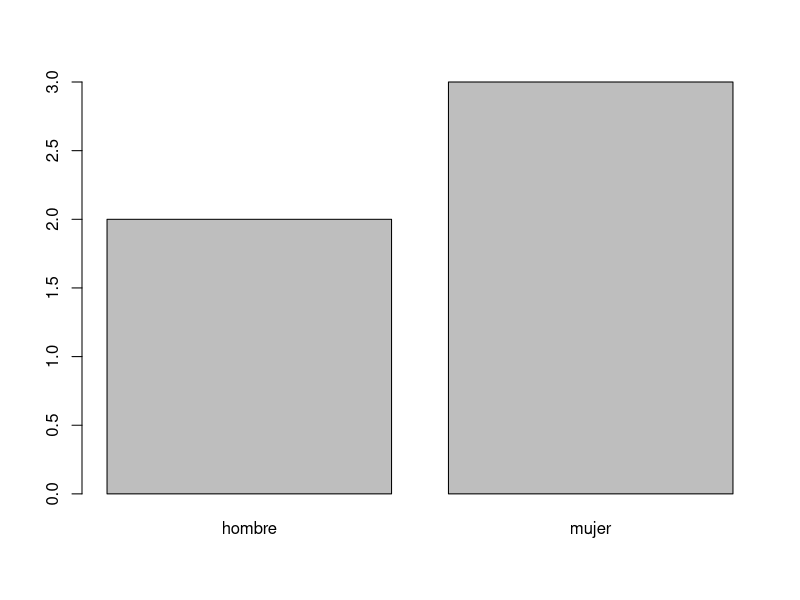
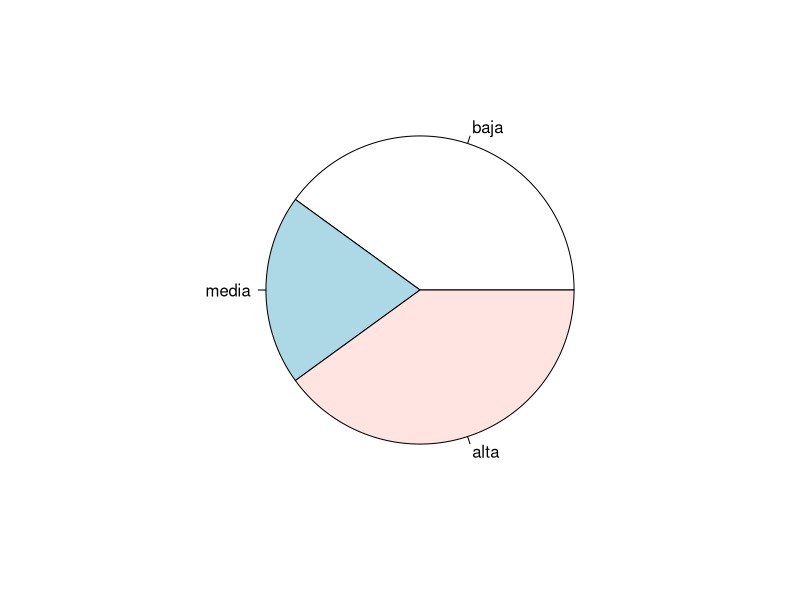
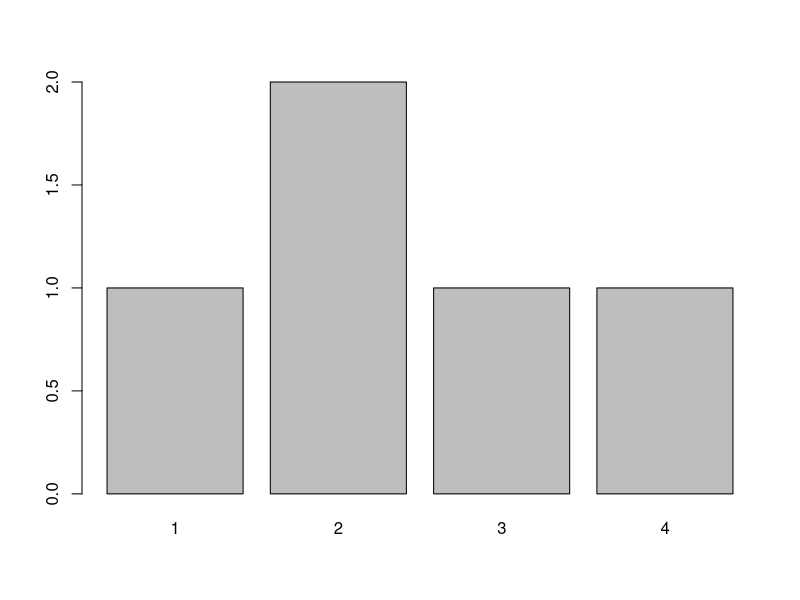
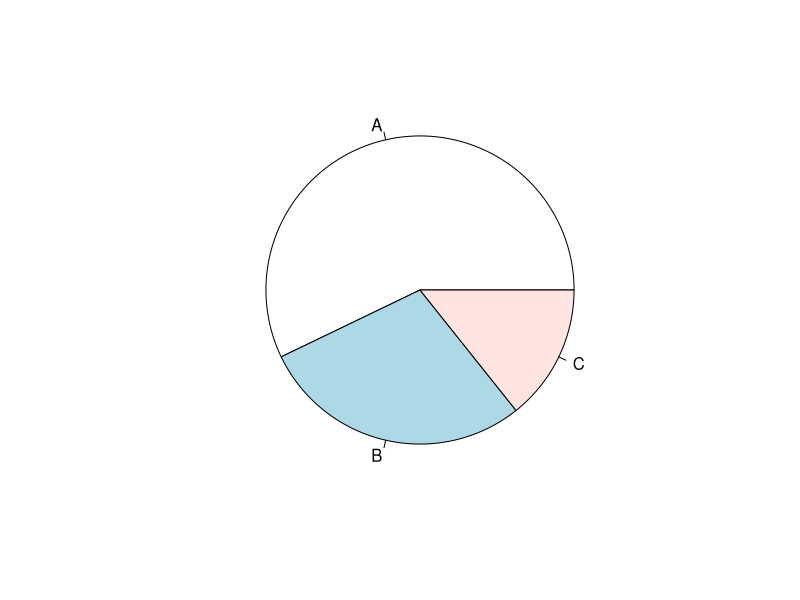
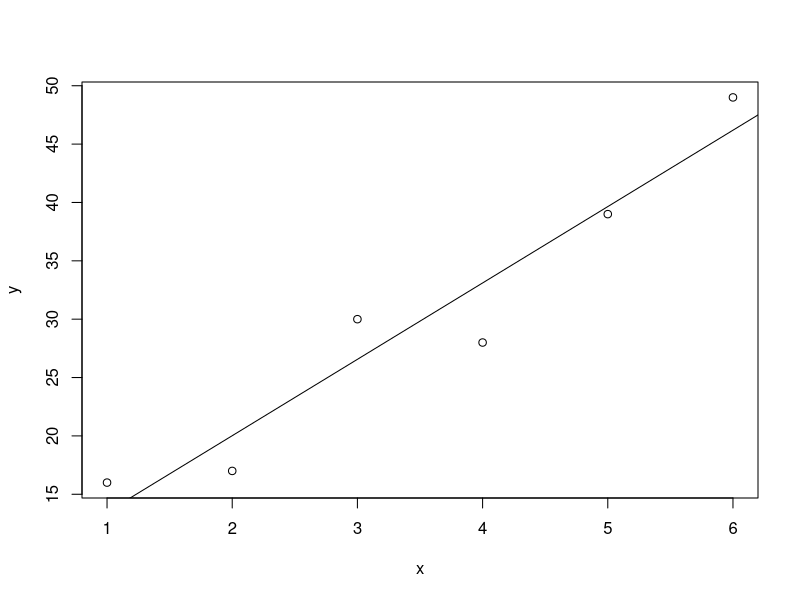

Generate these figures, in order, with R:
###Paquetes con R


####Ejercicios con R

#2.1 ARITMETICA CON R

##Calcular 
2+2
##Calcular 
8+12
##sumar 
5+5
##restar 
10-5
##multiplicar 
2*5
##dividir 
(2+8)/2

#2.2 ASIGNACION DE VARIABLES

x<-33
y<-5
mi_edad<-30
su_edad<-25
mi_edad+su_edad
edades <-mi_edad+su_edad
edades

#2.3 TIPOS DE DATOS

##escribir numerico
edad <-30
##escribir nombre
nombre <-"Joel"
##escribir una logica
logica<-FALSE

#2.4 FUNCIONES BASICAS DE R
####SOLO EXPLICAMOS Y LAS VEMOS MAS ADELANTE

#2.5 CREAR UN VECTOR

##crear uno numerico
numerico <-c(2,4,6)
##crear uno caracter 
caracter <- c("a","b","c")
##crear uno boleano
boleano <- c(TRUE,FALSE,TRUE)

###JUEGO de apuestas futbol, volei de lunes a viernes
futbol <-c(100,200,300,-200,100)
volei <-c(20,-200,500,700,300)
####NOMBRANDO VECTOR
names(futbol) <-c("lunes","martes","miercoles","jueves","viernes")
names(volei) <-c("lunes","martes","miercoles","jueves","viernes")
##crear variable dias
dias <-c("lunes","martes","miercoles","jueves","viernes")
##calcular el total ganado
total <-futbol+volei
total
##cantidad ganada o perdida de futbol
totalfut<-sum(futbol)
totalfut
##cantidad ganada o perdida de volei
totalvol<-sum(volei)
totalvol
##total ganado o perdido
totalsemana <-sum(futbol,volei)
totalsemana


#2.6 SELECCIONAR ELEMENTOS DE UN VECTOR
##ganancia del lunes en futbol
futbol[1]
##ganancia de jueves volei
volei[4]
##ganancia de futbol del primer elemento y quinto
futbol[c(1,5)]
##asignar a mitadsemana los resultados de martes, miercoles y jueves de futbol
mitadsemana <-futbol[c(2,3,4)]
mitadsemana
##asignar a selec los resultados de volei de martes a viernes
selec <-volei[2:5]
selec
##seleccionar los primeros elementos de futbol con nombre
futbol[c("lunes","martes","miercoles")]

#2.7 QUE ES UNA MATRIZ

##construir una matriz con 2 filas con los numeros del 1 al 6
matrix(1:6, byrow = TRUE, nrow = 2)
##peliculas volver al futuro recaudacion
volver1 <-c(200,100)
volver2 <-c(180,300)
volver3 <-c(400,200)
##crear un vector con las 3
volver4 <-c(volver1,volver2,volver3)
volver4
##construir una matriz
volvermatriz <-matrix(volver4, nrow = 3, byrow = TRUE)
volvermatriz
##crear vector region y titulos
region <-c("America","Mexico")
titulos <-c("volver1","volver2","volver3")
##nombre de la columnas por region
colnames(volvermatriz) <-region
##nombre de las filas por titulo
row.names(volvermatriz) <-titulos
##ver volvermatriz
volvermatriz

#2.8 ANALIZANDO MATRIZ

##calcular suma por filas
rowSums(volvermatriz)
##calcular suma columna
colSums(volvermatriz)
##asigna la suma por filas a Worl
worl <-rowSums(volvermatriz)
worl
##agregar worl como una nueva columna a volvermatriz y asignarlo a todas
todasmatriz <-cbind(volvermatriz,worl)
todasmatriz
##seleccionar elementos, seleccionar mexico 
mexico <-(todasmatriz[,2])
mexico
##media de mexico
mean(mexico)
##pensando que el boleto vale 4 pesos, dividir todasmatriz entre 5 y asignar a visitantes
visitantes <- todasmatriz/4
visitantes


#2.9 DATAFRAME
##correr mtcars
mtcars
##ver los primeros datos
head(mtcars)
##ver los ultimos datos
tail(mtcars)
##ver estructura de datos
str(mtcars)
##crear un dataframe
nombre <- c("mercurio","venus","tierra","marte","jupiter")
tipo <- c("terrestre","terrestre","terrestre","terrestre","gas")
diametro <- c(0.382, 0.949, 1, 0.532, 11.209)
anillos <-c(FALSE, FALSE, FALSE, FALSE, TRUE)
planetasdf <-data.frame(nombre,tipo,diametro,anillos)
planetasdf
##ver estructura de datos
str(planetasdf)
##seleccionar diametro de venus
planetasdf[2,3]
##todos los datos de jupiter
planetasdf[5,]
##primeros 3 valores de diametro
planetasdf[1:3,"diametro"]
##planetas con anillos
planetasdf$anillos
vectoranillos <-planetasdf$anillos
vectoranillos
##conocer los nombres de estos planteas
planetasdf[vectoranillos,"nombre"]
##ordenar por daimetro
posicion <-order(planetasdf$diametro)
planetasdf[posicion,]


#3.1 TIPOS DE VARIABLES Y ESCALAS
##variable cualitativa nominal
genero <-c("hombre","mujer","mujer", "hombre","mujer")
genero
##variable cualitativa ordinal
temperatura <-c("alta","alta","baja", "media","baja")
temperatura
temperaturavec <- factor(temperatura, order= TRUE, levels = c ("baja", "media", "alta"))
temperaturavec
##Variable cuantitativa discreta
hijos <-c(2,2,4,1,3)
hijos
##Variable cuantitativa continua
celsius <-c(39.2,38.5,25.4,26.8,24.8)
celsius

#3.2 TABLAS DE FRECUENCIAS ###falta agregar frecuencias, porcentajes acumulado frecuencias y de porcentajes
table(genero)
table(temperaturavec)
table(hijos)
table(celsius)

#hacer tabla de frecuencias / trabajar como data.frame
tabla<- as.data.frame(table(temperaturavec))
freq_Acum <- cumsum(tabla$Freq)
freq_relat<- prop.table(tabla$Freq)
Freq_relat_acum<-cumsum(freq_relat)
porcen<-prop.table(tabla$Freq)*100
tablafinal<-cbind(tabla,freq_Acum,freq_relat,Freq_relat_acum,porcen) 
tablafinal

#3.3 GRAFICO DE BARRA Y PASTELES
barplot(table(genero))
pie(table(temperaturavec))
barplot(table(hijos))
pie(c(A=200,B=100,C=50))

#3.4 MEDIDAS DE TENDENCIA CENTRAL

##MEDIA
mean(celsius)
##MODA
##cargar paquete modeest
##cargar la biblioteca
library(modeest)
mfv(hijos)
##MEDIANA
median(celsius)

#3.5 MEDIDAS DE DISPERSION

#VARIANZA 
var(celsius)
#DESVIACION ESTANDAR
sd(celsius)

#4.1 PROBABILIDAD ESTADISTICA
##Lanzar moneda
moneda <-c("aguila","sello")
moneda
##elegir 1 al azar en el espacio muestral
sample(moneda,1)
##lanzarla 2 veces mas
sample(moneda,1)
sample(moneda,1)
##lanzarla 30 veces
set.seed(1)
sample(moneda,30, replace = TRUE)
##Contar cuantas veces salio cara o cruz
set.seed(1)
x <- sample(moneda,30, replace = TRUE)
table (x)
##obtener frecuencia relativa
table (x)/30

#4.2 CORRELACION Y 4.3 REGRESION
##cargar datos 
x <-c(1,2,3,4,5,6)
y <-c(16,17,30,28,39,49)

cov(x,y)
cor(x,y)

##coeficiente de la recta
lm(y~x)
##grafico de dispersion
plot(x,y)
##recta de regresion
abline(lm(y~x))
summary(lm(y~x))

#4.4 ANOVA
l <- lm(y~x)
anova(l)

#4.5 T-STUDENT UNA MUESTRA
t.test(1:10)

#4.6 T-STUDENT DOS MUESTRAS INDEPENDIENTES
t.test(1:10, y = c(7:20)) 
